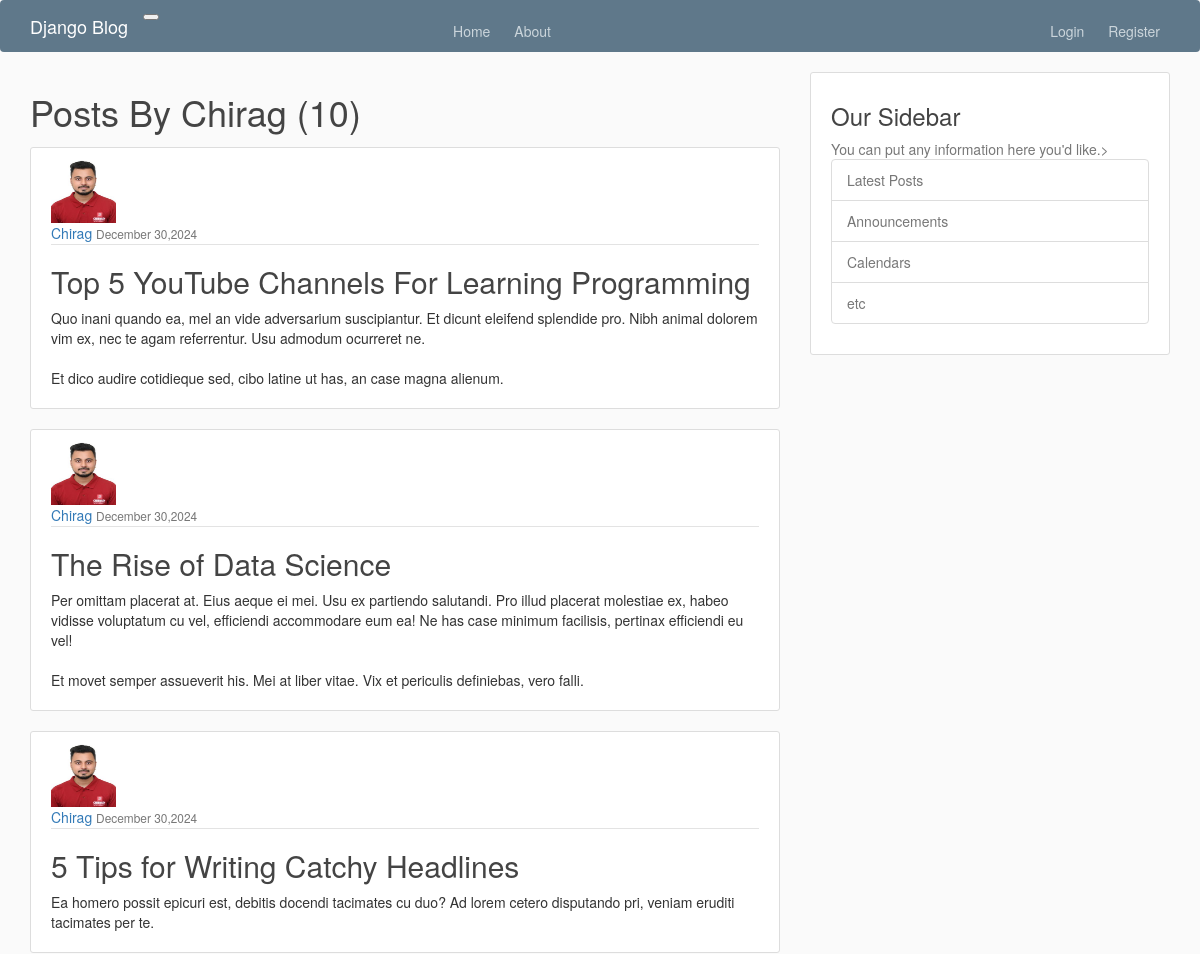
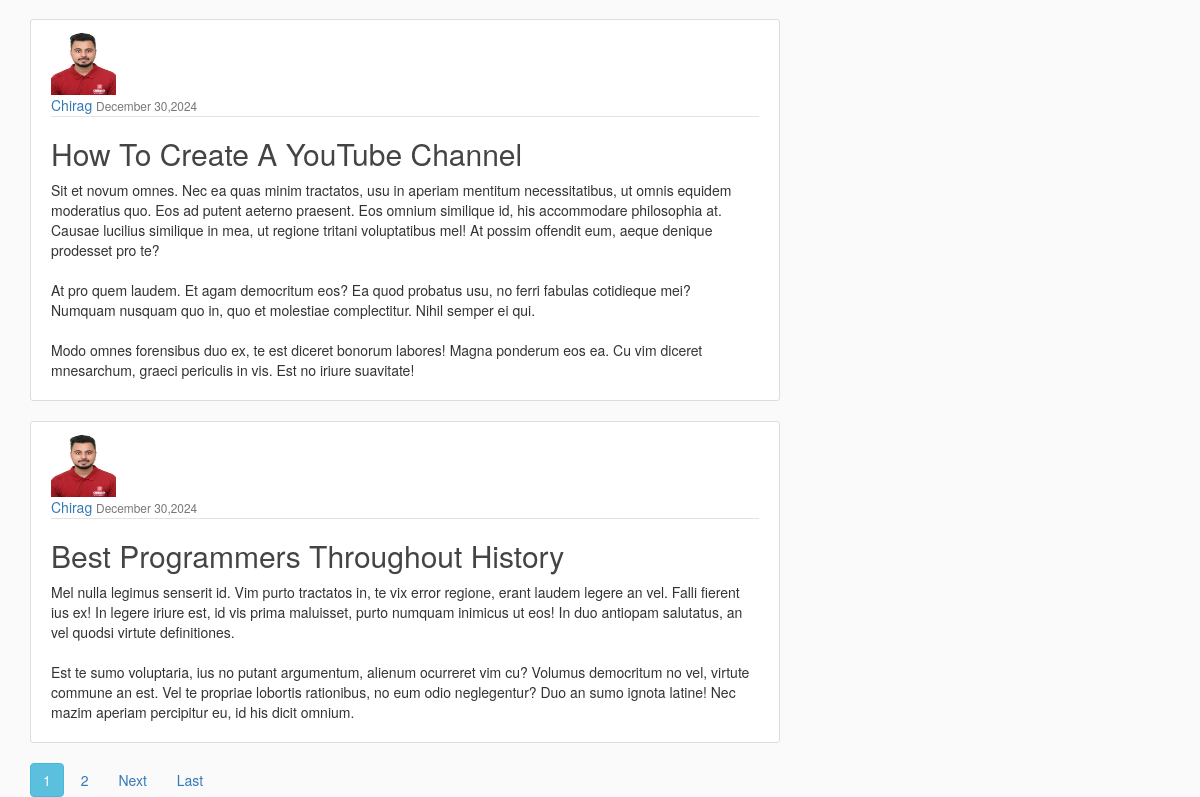
The app's page /user/Chirag/ with its own data (2 pictures, top to bottom).
### api/models.py (models this page shows, shortened)
class Post(models.Model):
    title = models.CharField(max_length=200)
    content = models.TextField()
    date_posted = models.DateTimeField(default=timezone.now)
    author = models.ForeignKey(User,on_delete=models.CASCADE)

### users/models.py (models this page shows, shortened)
class Profile(models.Model):
    user = models.OneToOneField(User, on_delete=models.CASCADE)
    image = models.ImageField(default='default.jpg', upload_to='profile_pics')

### api/views.py (the view)
# urls.py: path('user/<str:username>/', UserPostListView.as_view(),name='api-user-posts'),
class UserPostListView(ListView):
    model = Post
    template_name = 'api/user_posts.html' # here we are using the user_posts.html file to display the posts of a particular user
    context_object_name = 'posts'
    ordering = ['-date_posted'] # here we are ordering the posts in descending order of date_posted
    paginate_by = 5 # here we are paginating the posts by 2 posts per page
    def get_queryset(self):
        user = get_object_or_404(User, username=self.kwargs.get('username'))
        return Post.objects.filter(author=user).order_by('-date_posted')

### templates/api/user_posts.html (shortened to what this page needs)
{% extends "api/base.html" %}
{% block content %}
<h1 class="mb-3">Posts By {{view.kwargs.username}} ({{ page_obj.paginator.count}})</h1>
{% for post in posts %}
<article class="media content-section">
  <img class="rounded-circle article-img" src="{{ post.author.profile.image.url }}" />
    <div class="media-body">
      <div class="article-metadata">
        <a class="mr-2" href="{% url 'api-user-posts' post.author.username %}">{{ post.author }}</a>
        <small class="text-muted">{{ post.date_posted|date:"F d,Y" }}</small>
      </div>
      <h2><a class="article-title" href="{% url 'api-post-detail' post.id%}">{{ post.title }}</a></h2>
      <p class="article-content">{{ post.content }}</p>
    </div>
  </article>
{% endfor %}
    {% if is_paginated %}
      {% for num in page_obj.paginator.page_range %}
        {% if page_obj.number == num %}
          <a class="btn btn-info mb-4" href="?page={{ num }}">{{ num }}</a>
        {% elif num > page_obj.number|add:-3 and num < page_obj.number|add:3 %}
          <a class="btn btn-outline-info mb-4" href="?page={{ num }}">{{ num }}</a>
        {% endif %}
      {% endfor %}
      {% if page_obj.has_next %}
        <a class="btn btn-outline-info mb-4" href="?page={{ page_obj.next_page_number }}">Next</a>
        <a class="btn btn-outline-info mb-4" href="?page={{ page_obj.paginator.num_pages }}">Last</a>
      {% endif %}
    {% endif %}
{% endblock content %}

### templates/api/base.html (shortened to what this page needs)
{% load static %}
<!DOCTYPE html>
<html lang="en">
<head>
    <link rel="stylesheet" href="https://maxcdn.bootstrapcdn.com/bootstrap/3.4.1/css/bootstrap.min.css">
    <link rel="stylesheet" type="text/css" href="{% static 'api/main.css' %}">
</head>
<body>
    <header class="site-header">
        <nav class="navbar navbar-expand-md navbar-dark bg-steel fixed-top">
          <div class="container">
            <a class="navbar-brand mr-4" href="{% url 'api-home' %}" style="color: white;">Django Blog</a>
            <button class="navbar-toggler" type="button" data-toggle="collapse" data-target="#navbarToggle" aria-controls="navbarToggle" aria-expanded="false" aria-label="Toggle navigation">
            </button>
            <div class="collapse navbar-collapse" id="navbarToggle">
              <div class="navbar-nav mr-auto">
                <a class="nav-item nav-link" href="{% url 'api-home'%}">Home</a>
                <a class="nav-item nav-link" href="{% url 'api-about'%}">About</a>
              </div>
              <div class="navbar-nav navbar-right">
                {% if user.is_authenticated %}
                  <a class="nav-item nav-link" href="{% url 'api-post-create' %}">New Post</a>
                  <a class="nav-item nav-link" href="{% url 'profile' %}">Profile</a>
                  <form method="post" action="{% url 'logout' %}" class="logout-form" style="display: inline;">
                    {% csrf_token %}
                    <button type="submit" class="btn btn-outline-danger btn-sm" style="border: none; background: none; padding: 0; color: #dc3545;">
                        <i class="glyphicon glyphicon-log-out"></i> Logout
                    </button>
                  </form>
                {% else %}
                  <a class="nav-item nav-link" href="{% url 'login'%}">Login</a>
                  <a class="nav-item nav-link" href="{% url 'register'%}">Register</a>
                {% endif %}
            </div>
            </div>
          </div>
        </nav>
      </header>
    <main role="main" class="container">
        <div class="row">
          <div class="col-md-8">
            {% block content %}{% endblock %}
          </div>
          <div class="col-md-4">
            <div class="content-section">
              <h3>Our Sidebar</h3>
              <div class='text-muted'>You can put any information here you'd like.>
                <ul class="list-group">
                  <li class="list-group-item list-group-item-light">Latest Posts</li>
                  <li class="list-group-item list-group-item-light">Announcements</li>
                  <li class="list-group-item list-group-item-light">Calendars</li>
                  <li class="list-group-item list-group-item-light">etc</li>
                </ul>
              </div>
            </div>
          </div>
        </div>
      </main>
</body>
</html>

### static/api/main.css (style rules this page uses)
body { background: #fafafa; color: #333333; }
h1, h2, h3, h4, h5, h6 { color: #444444; }
ul { margin: 0; }
.bg-steel { background-color: #5f788a; }
.site-header .navbar-nav .nav-link { padding: 10px; color: #cbd5db; }
.content-section { background: #ffffff; padding: 10px 20px; border: 1px solid #dddddd; border-radius: 3px; margin-bottom: 20px; }
.article-title { color: #444444; }
.article-content { white-space: pre-line; }
.article-img { height: 65px; width: 65px; margin-right: 16px; }
.article-metadata { padding-bottom: 1px; margin-bottom: 4px; border-bottom: 1px solid #e3e3e3 }
.navbar-right { margin-left: auto; }
.navbar-nav.mr-auto { margin-left: 300px; }

### records on screen
Post: author.profile.image (picture), author "Chirag", date_posted "December 30,2024", title "Top 5 YouTube Channels For Learning Programming", content "Quo inani quando ea, mel an vide adversarium suscipiantur. Et dicunt eleifend splendide pro. Nibh animal dolorem vim ex, nec te agam referrentur. Usu admodum ocurreret ne. Et dico audire cotidieque sed, cibo latine ut has, an case magna alienum."
Post: author.profile.image (picture), author "Chirag", date_posted "December 30,2024", title "The Rise of Data Science", content "Per omittam placerat at. Eius aeque ei mei. Usu ex partiendo salutandi. Pro illud placerat molestiae ex, habeo vidisse voluptatum cu vel, efficiendi accommodare eum ea! Ne has case minimum facilisis, pertinax efficiendi eu vel! Et movet semper assueverit his. Mei at liber vitae. Vix et periculis definiebas, vero falli."
Post: author.profile.image (picture), author "Chirag", date_posted "December 30,2024", title "5 Tips for Writing Catchy Headlines", content "Ea homero possit epicuri est, debitis docendi tacimates cu duo? Ad lorem cetero disputando pri, veniam eruditi tacimates per te."
Post: author.profile.image (picture), author "Chirag", date_posted "December 30,2024", title "How To Create A YouTube Channel", content "Sit et novum omnes. Nec ea quas minim tractatos, usu in aperiam mentitum necessitatibus, ut omnis equidem moderatius quo. Eos ad putent aeterno praesent. Eos omnium similique id, his accommodare philosophia at. Causae lucilius similique in mea, ut regione tritani voluptatibus mel! At possim offendit eum, aeque denique prodesset pro te? At pro quem laudem. Et agam democritum eos? Ea quod probatus usu, no ferri fabulas cotidieque mei? Numquam nusquam quo in, quo et molestiae complectitur. Nihil semper ei qui. Modo omnes forensibus duo ex, te est diceret bonorum labores! Magna ponderum eos ea. Cu vim diceret mnesarchum, graeci periculis in vis. Est no iriure suavitate!"
Post: author.profile.image (picture), author "Chirag", date_posted "December 30,2024", title "Best Programmers Throughout History", content "Mel nulla legimus senserit id. Vim purto tractatos in, te vix error regione, erant laudem legere an vel. Falli fierent ius ex! In legere iriure est, id vis prima maluisset, purto numquam inimicus ut eos! In duo antiopam salutatus, an vel quodsi virtute definitiones. Est te sumo voluptaria, ius no putant argumentum, alienum ocurreret vim cu? Volumus democritum no vel, virtute commune an est. Vel te propriae lobortis rationibus, no eum odio neglegentur? Duo an sumo ignota latine! Nec mazim aperiam percipitur eu, id his dicit omnium."

### other values on screen
{{ view.kwargs.username }} "Chirag"
{{ page_obj.paginator.count }} "10"
{{ num }} "1"
{{ num }} "2"
